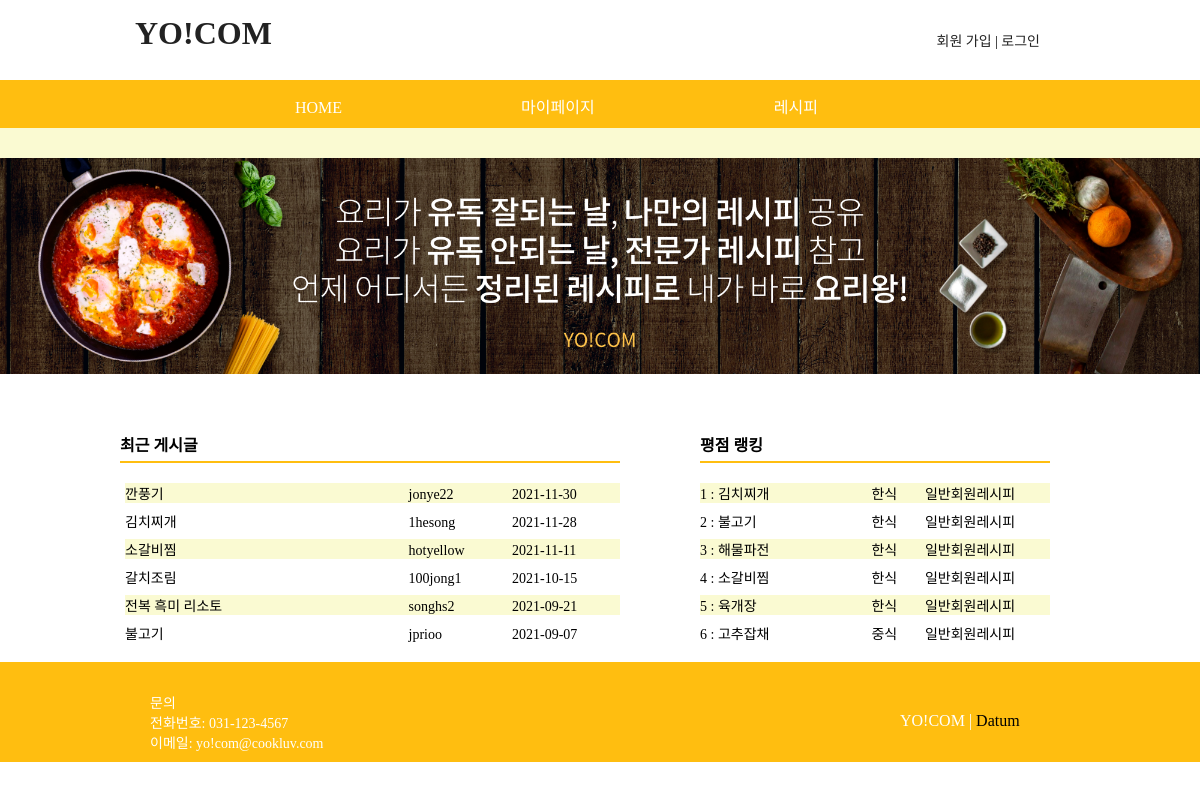
Screenshot of /main.php with the database file from the repository.
### tables this page shows
create table recipe(
    num int not null auto_increment,
    title char(50) not null,
    writer_id char(20) not null,
    writer_name char(10) not null,
    writer_type int not null,
    regist_day char(20) not null,
    type char(10) not null,
    cooktime char(20) not null,
    allergy char(20),
    alcohol char(40),
    content text not null,
    point int not null,
    file_name char(40),
    file_type char(40),
    file_copied char(40),
    primary key(num)
);

### body.php (the view, shortened to what this page needs)
        <div id="main_img_bar">
            <img src="./img/main_img.png">
        </div><br><br><br><br>
        <div id="main_content">
            <div id="latest">
                <h4>최근 게시글</h4>
                <ul>
<?php
    $con = mysqli_connect("localhost", "user1", "12345", "yocom");
    $sql = "select * from recipe order by regist_day desc limit 6";
    $result = mysqli_query($con, $sql);
    if (!$result)
        echo "게시글 recipe 테이블이 생성 전이거나 아직 게시글이 없습니다!";
    else
    {
        while( $row = mysqli_fetch_array($result) )
        {
?>
                <li>
                    <span><?=$row["title"]?></span>
                    <span><?=$row["writer_id"]?></span>
                    <span><?=$row["regist_day"]?></span>
                </li>
<?php
        }
    }
?>			</ul>
            </div>
            <div id="point_rank">
                <h4>평점 랭킹</h4>
                <ul>
<?php
    $sql = "select * from recipe order by point desc limit 6";
    $result = mysqli_query($con, $sql);
	$n = 0;
    if (!$result)
        echo "recipe 테이블이 생성 전이거나 아직 게시글이 없습니다!";
    else
    {
        while( $row = mysqli_fetch_array($result) )
        {	$n++;
            $title    = $row["title"];
            $type = $row["type"];
			$writer_type = $row["writer_type"];
			if ($writer_type==3){
				$kk = '일반회원';
			}elseif($writer_type==2){
				$kk = '요리사';
			}elseif($writer_type==1){
				$kk = '관리자';
			}else{
				$kk = '알 수 없음';
			}
?>
                <li>
                    <?=$n?> :
					<span style="width:150px;"><?=$title?></span>
					<span style="width:50px;"><?=$type?></span>
					<span style="width:120px;"><?=$kk?>레시피</span>
                </li>
<?php
        }
    }
?>
                </ul>
            </div>
        </div>

### css/common.css (style rules this page uses)
* { padding: 0; margin: 0; }
body { font-family: "돋움"; font-size: 14px; }
img { border: 0; }
ul { list-style-type: none; }
#main_img_bar { height: 230px; text-align: center; background-color: #FAFAD2; }
#main_img_bar img { max-width: 100%; height: auto; margin-top: 30px; }

### css/main.css (style rules this page uses)
#main_content { position: relative; width: 1000px; height: 240px; margin: auto auto; }
#latest { position: absolute; top: 10px; left: 20px; }
#latest h4 { width: 500px; font-size: 16px; padding-bottom: 5px; border-bottom: solid 2px #FFBE10; }
#latest ul { margin-top: 20px; }
#latest li { margin-top: 8px; margin-left: 5px; }
#latest li:nth-child(odd) { background-color:#FAFAD2 }
#latest span { display: inline-block; }
#latest span:nth-child(1) { width: 280px; }
#latest span:nth-child(2) { width: 100px; }
#latest span:nth-child(3) { width: 100px; }
#point_rank { position: absolute; top: 10px; left: 600px; }
#point_rank h4 { width: 350px; font-size: 16px; padding-bottom: 5px; border-bottom: solid 2px #FFBE10; }
#point_rank ul { margin-top: 20px; }
#point_rank li { margin-top: 8px; margin-left: 0px; }
#point_rank li:nth-child(odd) { background-color:#FAFAD2 }
#point_rank span { display: inline-block; }

### rows the page displays
recipe: title "깐풍기", writer "jonye22", regist_day "2021-11-30"
recipe: title "김치찌개", writer "1hesong", regist_day "2021-11-28", type "한식", writer_type "일반회원"
recipe: title "소갈비찜", writer "hotyellow", regist_day "2021-11-11", type "한식", writer_type "일반회원"
recipe: title "갈치조림", writer "100jong1", regist_day "2021-10-15"
recipe: title "전복 흑미 리소토", writer "songhs2", regist_day "2021-09-21"
recipe: title "불고기", writer "jprioo", regist_day "2021-09-07", type "한식", writer_type "일반회원"
recipe: title "해물파전", type "한식", writer_type "일반회원"
recipe: title "육개장", type "한식", writer_type "일반회원"
recipe: title "고추잡채", type "중식", writer_type "일반회원"
